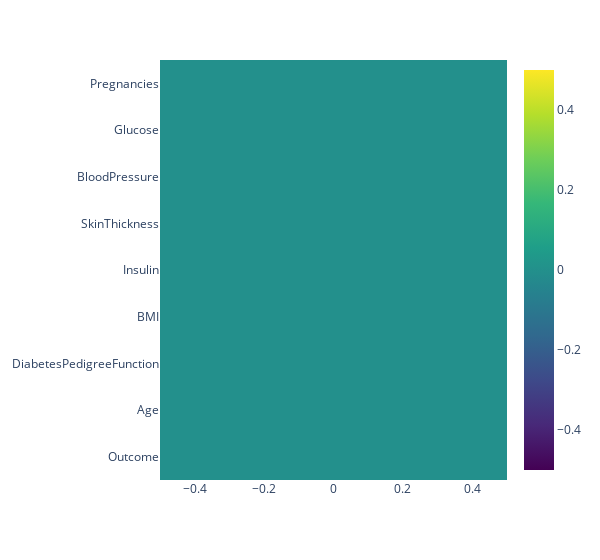

The code cell stored with this chart in its notebook:
### Code cell
isnull=df.isnull().sum()

fig=px.imshow(isnull.to_frame(),color_continuous_scale='viridis',)

fig.update_layout(width=600)
fig.show()

### Figure 1 — Plotly figure (JSON) as saved in the notebook; plotly's stock layout.template omitted (floating-point values rounded to 4 significant figures)
{"data": [{"coloraxis": "coloraxis", "hovertemplate": "x: %{x}<br>y: %{y}<br>color: %{z}<extra></extra>", "name": "0", "type": "heatmap", "x": [0], "xaxis": "x", "y": ["Pregnancies", "Glucose", "BloodPressure", "SkinThickness", "Insulin", "BMI", "DiabetesPedigreeFunction", "Age", "Outcome"], "yaxis": "y", "z": [[0], [0], [0], [0], [0], [0], [0], [0], [0]]}], "layout": {"coloraxis": {"colorscale": [[0, "#440154"], [0.1111, "#482878"], [0.2222, "#3e4989"], [0.3333, "#31688e"], [0.4444, "#26828e"], [0.5556, "#1f9e89"], [0.6667, "#35b779"], [0.7778, "#6ece58"], [0.8889, "#b5de2b"], [1, "#fde725"]]}, "margin": {"t": 60}, "width": 600, "xaxis": {"anchor": "y", "constrain": "domain", "domain": [0, 1], "scaleanchor": "y"}, "yaxis": {"anchor": "x", "autorange": "reversed", "constrain": "domain", "domain": [0, 1]}}}
